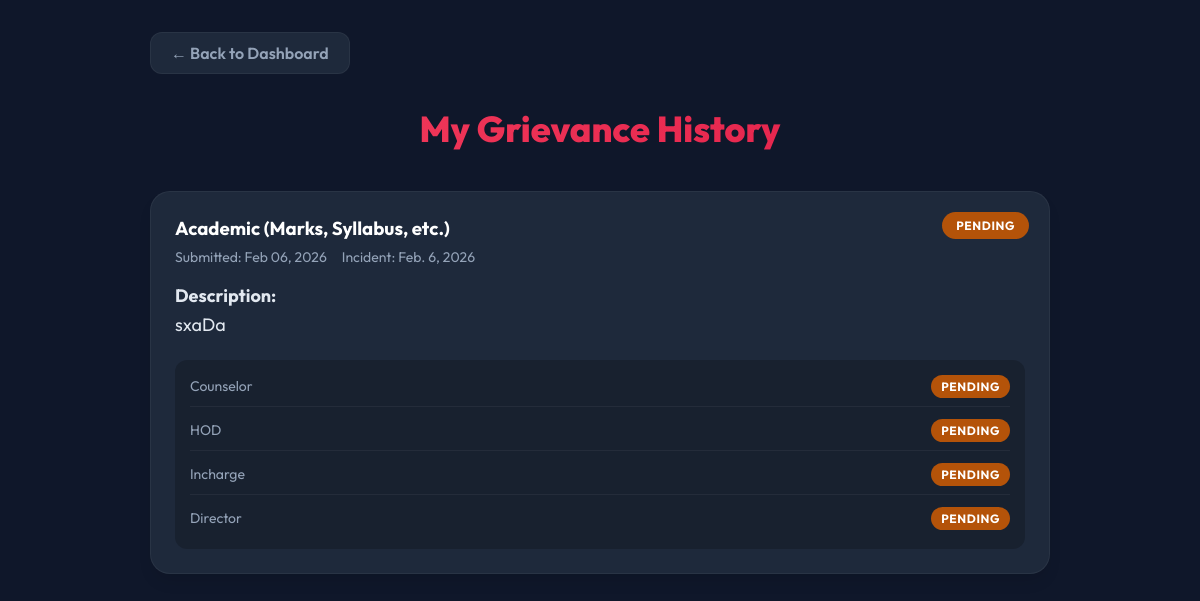
The app's page /grievance/status/ (signed in), older data.
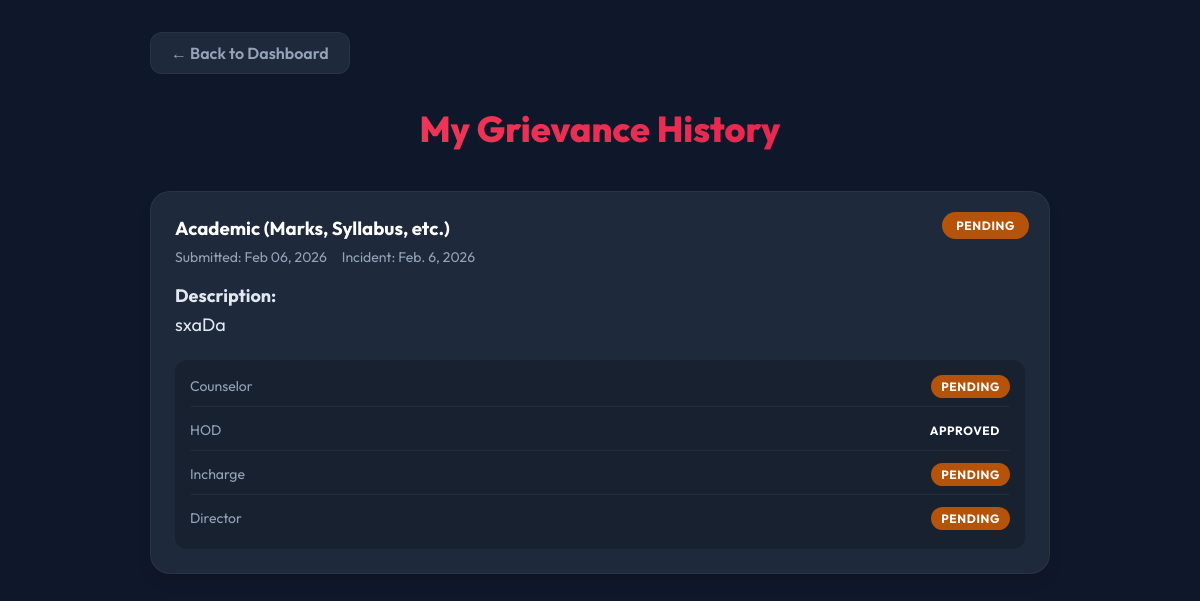
The same page, newer data.
### counseling/models.py (models this page shows, shortened)
class Grievance(models.Model):
    GRIEVANCE_TYPES = [
        ('Academic', 'Academic (Marks, Syllabus, etc.)'),
        ('Facility', 'Facilities (Infrastructure, Library, etc.)'),
        ('Administrative', 'Administrative (Fee, ID card, etc.)'),
        ('Ragging', 'Ragging / Harassment'),
        ('Other', 'Other'),
    ]
    roll_number = models.CharField(max_length=20)
    grievance_type = models.CharField(max_length=50, choices=GRIEVANCE_TYPES)
    incident_date = models.DateField()
    description = models.TextField()
    attachment = models.FileField(upload_to='grievance_attachments/', null=True, blank=True)
    submission_date = models.DateTimeField(auto_now_add=True)
    status = models.CharField(
        max_length=20,
        choices=[('Pending', 'Pending'), ('In Progress', 'In Progress'), ('Resolved', 'Resolved'), ('Rejected', 'Rejected')],
        default='Pending'
    )
    counselor_approval = models.CharField(
        max_length=20,
        choices=[('Pending', 'Pending'), ('Approved', 'Approved'), ('Rejected', 'Rejected')],
        default='Pending'
    )
    hod_approval = models.CharField(
        max_length=20,
        choices=[('Pending', 'Pending'), ('Approved', 'Approved'), ('Rejected', 'Rejected')],
        default='Pending'
    )
    incharge_approval = models.CharField(
        max_length=20,
        choices=[('Pending', 'Pending'), ('Approved', 'Approved'), ('Rejected', 'Rejected')],
        default='Pending'
    )
    director_approval = models.CharField(
        max_length=20,
        choices=[('Pending', 'Pending'), ('Approved', 'Approved'), ('Rejected', 'Rejected')],
        default='Pending'
    )
    reply = models.TextField(null=True, blank=True)

### counseling/views.py (the view)
# urls.py: path('grievance/status/', views.grievance_status_view, name='grievance_status'),
@login_required
def grievance_status_view(request):
    grievances = Grievance.objects.filter(roll_number=request.user.username).order_by('-submission_date')
    return render(request, 'grievance_status.html', {'grievances': grievances})

### templates/grievance_status.html (shortened to what this page needs)
<div class="django-only" style="display: none;">{% load static %}</div>
<!doctype html>
<html lang="en">
<head>
    <link rel="stylesheet" href="{% static 'stylesheets/grievance_status_style.css' %}" id="main-styles">
</head>
<body>
    <div class="container">
        <a href="{% url 'dashboard' %}" class="back-btn" id="back-link">← Back to Dashboard</a>
        <h1
            style="text-align: center; margin-bottom: 2.5rem; font-size: 2.25rem; font-weight: 800; background: linear-gradient(to right, #f43f5e, #e11d48); -webkit-background-clip: text; background-clip: text; -webkit-text-fill-color: transparent;">
            My Grievance History</h1>
        <div class="django-only">
            {% if grievances %}
            {% for g in grievances %}
            <div class="grievance-card">
                <span class="status-badge status-{{ g.status|lower|cut:' ' }}">{{ g.status }}</span>
                <h3 style="color: #fff; margin-bottom: 8px;">{{ g.get_grievance_type_display }}</h3>
                <p class="meta">
                    <span>Submitted: {{ g.submission_date|date:"M d, Y" }}</span>
                    <span>Incident: {{ g.incident_date }}</span>
                </p>
                <p class="description"><strong>Description:</strong><br>{{ g.description }}</p>
                <div class="approval-workflow"
                    style="margin-top: 20px; background: rgba(0,0,0,0.2); border-radius: 12px; padding: 15px;">
                    <div style="display: grid; grid-template-columns: 1fr; gap: 12px;">
                        <div
                            style="display: flex; justify-content: space-between; align-items: center; border-bottom: 1px solid rgba(255,255,255,0.05); padding-bottom: 8px;">
                            <span style="color: #94a3b8; font-size: 0.875rem;">Counselor</span>
                            <span class="status-badge status-{{ g.counselor_approval|lower }}"
                                style="position: static; padding: 4px 10px;">{{ g.counselor_approval }}</span>
                        </div>
                        <div
                            style="display: flex; justify-content: space-between; align-items: center; border-bottom: 1px solid rgba(255,255,255,0.05); padding-bottom: 8px;">
                            <span style="color: #94a3b8; font-size: 0.875rem;">HOD</span>
                            <span class="status-badge status-{{ g.hod_approval|lower }}"
                                style="position: static; padding: 4px 10px;">{{ g.hod_approval }}</span>
                        </div>
                        <div
                            style="display: flex; justify-content: space-between; align-items: center; border-bottom: 1px solid rgba(255,255,255,0.05); padding-bottom: 8px;">
                            <span style="color: #94a3b8; font-size: 0.875rem;">Incharge</span>
                            <span class="status-badge status-{{ g.incharge_approval|lower }}"
                                style="position: static; padding: 4px 10px;">{{ g.incharge_approval }}</span>
                        </div>
                        <div
                            style="display: flex; justify-content: space-between; align-items: center; padding-bottom: 4px;">
                            <span style="color: #94a3b8; font-size: 0.875rem;">Director</span>
                            <span class="status-badge status-{{ g.director_approval|lower }}"
                                style="position: static; padding: 4px 10px;">{{ g.director_approval }}</span>
                        </div>
                    </div>
                </div>
            </div>
            {% endfor %}
            {% else %}
            <p style="text-align: center; color: #94a3b8;">You have not submitted any grievances yet.</p>
            {% endif %}
        </div>
    </div>
</body>
</html>

Row changes from the older to the newer data that the page shows:
changed Grievance "Academic (Marks, Syllabus, etc.)": hod_approval "PENDING" → "APPROVED"
